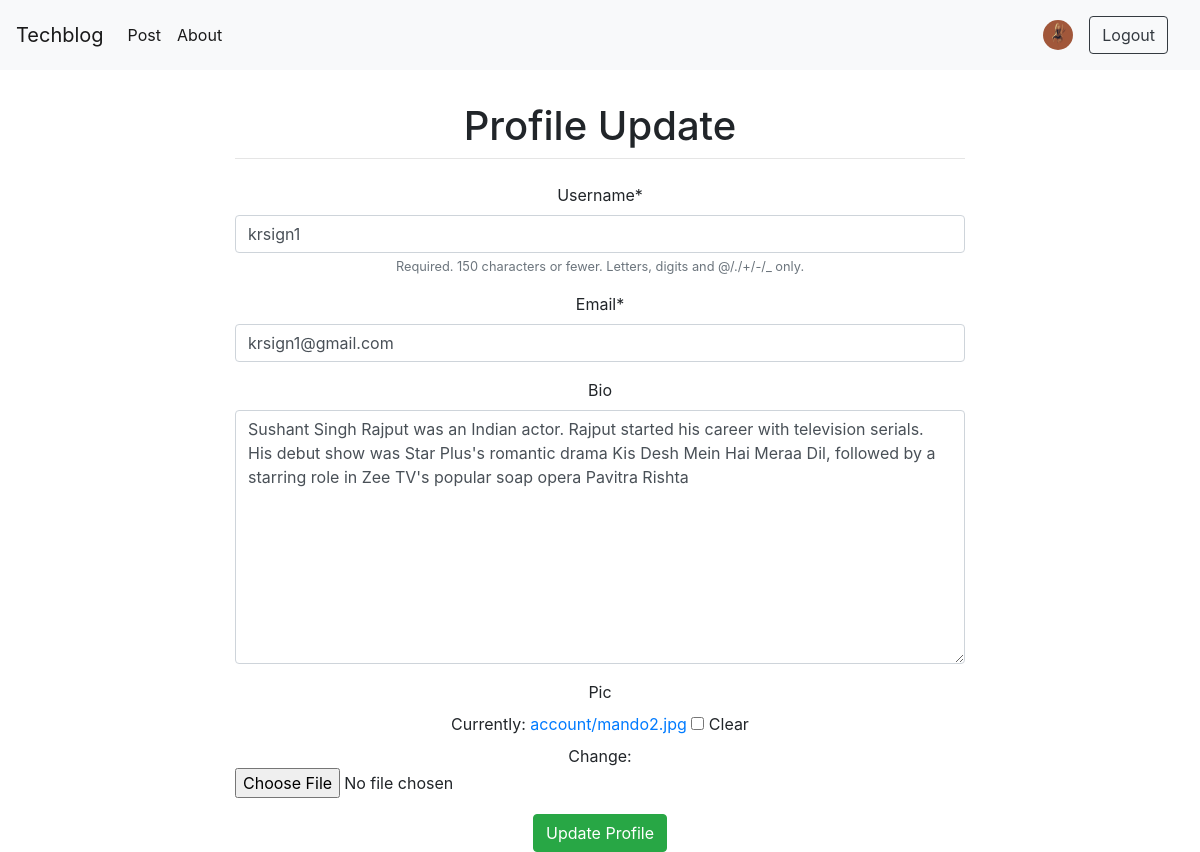
/account/7, run on an earlier commit of the app's database.
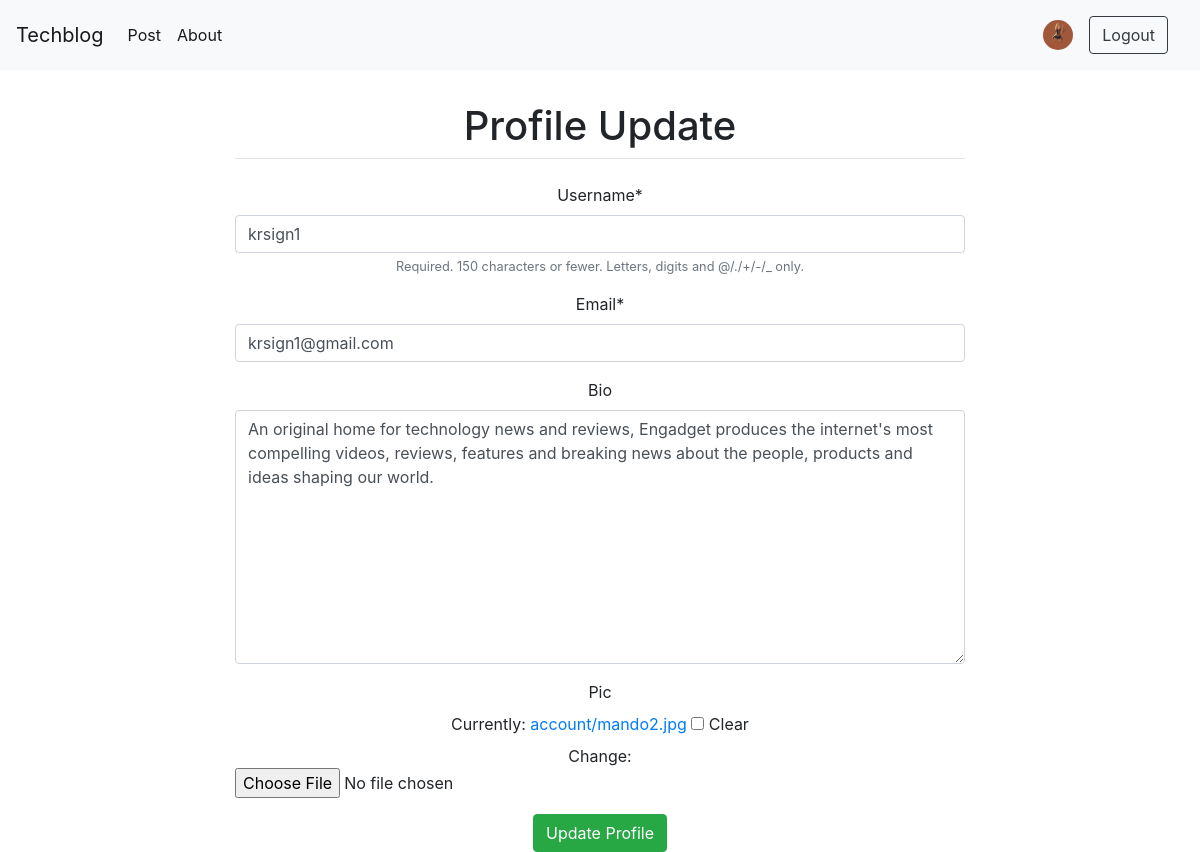
And on a later commit of the database.
### account/models.py (models this page shows, shortened)
class User(AbstractUser):
    email = models.EmailField(unique=True)
    pic = models.ImageField(upload_to='account/', blank=True)
    bio = models.TextField(blank=True)
    REQUIRED_FIELDS = ('email',)

### account/views.py (the view)
# urls.py: path('<int:id>', UserUpdate.as_view(), name='userupdate'),
class UserUpdate(UpdateView):
    model = get_user_model()
    form_class = UpdateForm
    pk_url_kwarg = 'id'
    template_name = 'registration/update.html'
    success_url = reverse_lazy('profile')

### account/forms.py
class UpdateForm(forms.ModelForm):
    class Meta:
        model = get_user_model()
        fields = ('username', 'email', 'bio', 'pic')

### account/templates/registration/update.html (shortened to what this page needs)
{% extends 'blog/base.html' %}
{% load crispy_forms_tags %}
{% block extra_head %}
    <link rel="stylesheet" href="https://stackpath.bootstrapcdn.com/bootstrap/4.1.3/css/bootstrap.min.css">
{% endblock extra_head %}
{% block content %}
<div class="container">
    <div class="row justify-content-center">
        <div class="col-8">
            <h1 class="mt-2">Profile Update</h1>
            <hr class="mt-0 mb-4">
             <form method="POST" enctype="multipart/form-data">
                {{ form|crispy }}
                <input type="submit" class='btn btn-success' value="Update Profile">
            </form>
        </div>
    </div>
</div>
{% endblock %}

### blog/templates/blog/base.html (shortened to what this page needs)
{% load static %}
<!DOCTYPE html>
<html lang="en">
<head>
    <link rel="stylesheet" href="https://maxcdn.bootstrapcdn.com/bootstrap/4.0.0/css/bootstrap.min.css">
    <link rel="stylesheet" href="{% static 'blog/css/base.css' %}">
    {% block extra_head %}
    {% endblock %}
</head>
<body class="d-flex flex-column">
    <nav class="navbar navbar-expand-lg navbar-light bg-light fixed-top">
        <a class="navbar-brand" href="{% url 'home' %}">Techblog</a>
        <div class="collapse navbar-collapse" id="navbarSupportedContent">
            {% if user.is_authenticated %}
                <ul class="navbar-nav mr-auto">
                    <li class="nav-item active">
                        <a class="nav-link" href="{% url 'new-post' %}">Post<span class="sr-only">(current)</span></a>
                    </li>
                    <li class="nav-item active">
                        <a class="nav-link" href="{% url 'contact-us' %}">About <span class="sr-only">(current)</span></a>
                    </li>
                </ul>
                <a class="navbar-brand" href="#">
                    <a href="{% url 'profile' %}">
                        {% if user.pic %}
                        <img src="{{user.pic.url}}" width="30" height="30" class="rounded-circle" alt="">
                        {% else %}
                        <img src="https://cdn.mos.cms.futurecdn.net/LGoEDSKPxnLjMpJv4VaEK5.jpg" width="30" height="30"
                            class="rounded-circle" alt="">
                        {% endif %}
                    </a>
                </a>
                <a class="nav-link disabled" href="{% url 'logout' %}"><button type="button" class="btn btn-outline-dark">Logout</button></a>
            {% endif %}
        </div>
    </nav>
    {% block content %}
    {% endblock %}
</body>
</html>

What changed in the data, as far as the page shows it:
changed User "krsign1": bio "Sushant Singh Rajput was an Indian actor. Rajput started his career with television serials. His debut show was Star Plus's romantic drama Kis Desh Mein Hai Meraa Dil, followed by a starring role in Zee TV's popular soap opera Pavitra Rishta" → "An original home for technology news and reviews, Engadget produces the internet's most compelling videos, reviews, features and breaking news about the people, products and ideas shaping our world."
